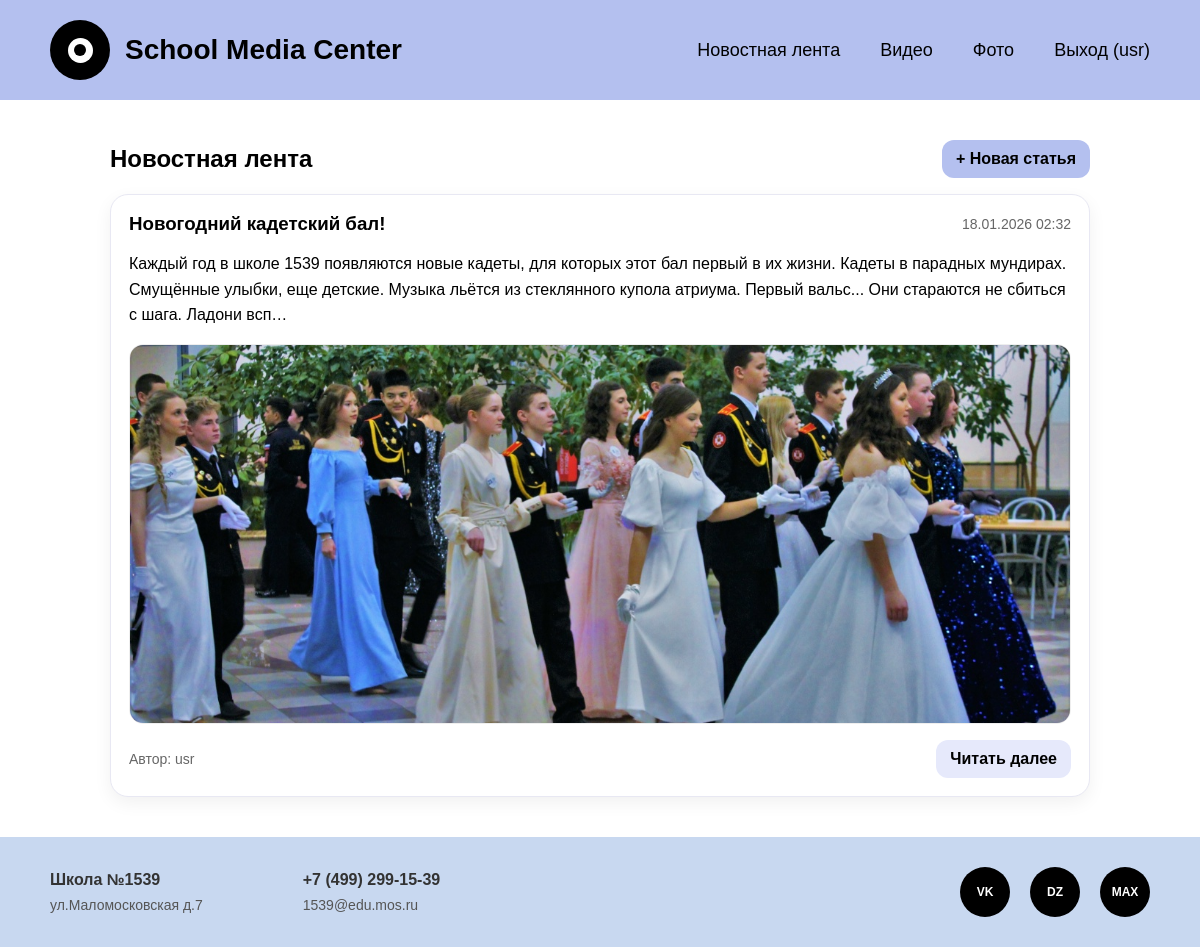
Screenshot of /posts/ (signed in) with the database file from the repository.
### media_center/models.py (models this page shows, shortened)
class Post(models.Model):
    author = models.ForeignKey(User, on_delete=models.CASCADE, related_name='posts')
    title = models.CharField(max_length=255)
    text = models.TextField()
    photo = models.ForeignKey(Photo, on_delete=models.SET_NULL, null=True, blank=True)
    updated_at = models.DateTimeField(auto_now=True)

class Photo(models.Model):
    folder = models.ForeignKey(GalleryFolder, on_delete=models.CASCADE, related_name='photos')
    file = models.ImageField(upload_to=photo_upload_to)

### media_center/views.py (the view)
# urls.py: path('posts/', views.post_list, name='post_list'),
def post_list(request):
    posts = Post.objects.select_related('author', 'photo').order_by('-updated_at')
    return render(request, 'media_center/post_list.html', {'posts': posts})

### media_center/context_processors.py (called while the page is built)
def site_info(request):
    return {
        'school_name': 'Школа №1539',
        'address': 'ул.Маломосковская д.7',
        'phone': '+7 (499) 299-15-39',
        'email': '1539@edu.mos.ru',
    }

### media_center/templates/media_center/post_list.html
{% extends "media_center/base.html" %}
{% block content %}
<div class="page">
  <div class="stack">
    <div class="row" style="justify-content: space-between;">
      <h2>Новостная лента</h2>
      {% if user.is_authenticated %}
        <a class="btn" href="{% url 'media_center:post_create' %}">+ Новая статья</a>
      {% endif %}
    </div>
    {% for post in posts %}
      <div class="card stack">
        <div class="row" style="justify-content: space-between;">
          <h3>{{ post.title }}</h3>
          <span class="muted">{{ post.updated_at|date:"d.m.Y H:i" }}</span>
        </div>
	        <p style="line-height: 1.6;">
	          {{ post.text|truncatechars:260 }}
	        </p>
        {% if post.photo %}
          <img class="thumb" src="{{ post.photo.file.url }}" alt="" style="height:auto; max-height:380px;" />
        {% endif %}
	        <div class="row" style="justify-content: space-between;">
	          <span class="muted">Автор: {{ post.author.username }}</span>
	          <a class="btn secondary" href="{% url 'media_center:post_detail' post.id %}">Читать далее</a>
	        </div>
      </div>
    {% empty %}
      <div class="card center">Пока нет статей.</div>
    {% endfor %}
  </div>
</div>
{% endblock %}

### media_center/templates/media_center/base.html (shortened to what this page needs)
<!DOCTYPE html>
<html lang="ru">
<head>
</head>
<body>
    <header class="header">
        <div class="logo-container">
            <div class="logo"></div>
            <a href="{% url 'media_center:index' %}" class="logo-text">School Media Center</a>
        </div>
        <nav class="nav">
            <a href="{% url 'media_center:post_list' %}">Новостная лента</a>
            <a href="{% url 'media_center:video_levels' %}">Видео</a>
            <a href="{% url 'media_center:gallery_folders' %}">Фото</a>
            {% if user.is_authenticated %}
                <a href="{% url 'media_center:logout' %}">Выход ({{ user.username }})</a>
            {% else %}
                <a href="{% url 'media_center:login' %}">Вход</a>
            {% endif %}
        </nav>
    </header>
    <main class="main-content">
        {% block content %}{% endblock %}
    </main>
    <footer class="footer">
        <div class="footer-info">
            <div class="footer-block">
                <h3>{{ school_name }}</h3>
                <p>{{ address }}</p>
            </div>
            <div class="footer-block">
                <h3>{{ phone }}</h3>
                <p>{{ email }}</p>
            </div>
        </div>
        <div class="social-icons">
            <a href="#" class="social-icon" title="VK">VK</a>
            <a href="#" class="social-icon" title="Dzen">DZ</a>
            <a href="#" class="social-icon" title="Max">MAX</a>
        </div>
    </footer>
</body>
</html>

### media_center/templates/media_center/base.html (style rules this page uses)
* { margin: 0; padding: 0; box-sizing: border-box; }
body { font-family: Arial, sans-serif; background-color: #ffffff; min-height: 100vh; display: flex; flex-direction: column; }
.header { background: #B4C0EF; padding: 20px 50px; display: flex; justify-content: space-between; align-items: center; }
.logo-container { display: flex; align-items: center; gap: 15px; }
.logo { width: 60px; height: 60px; background-color: #000; border-radius: 50%; display: flex; align-items: center; justify-content: center; position: relative; }
.logo::before { content: ''; width: 25px; height: 25px; background-color: #fff; border-radius: 50%; position: absolute; }
.logo::after { content: ''; width: 12px; height: 12px; background-color: #000; border-radius: 50%; position: absolute; }
.logo-text { font-size: 28px; font-weight: bold; color: #000; text-decoration: none; }
.nav { display: flex; gap: 40px; }
.nav a { color: #000; text-decoration: none; font-size: 18px; font-weight: 500; transition: opacity 0.3s; }
.main-content { flex: 1; display: flex; flex-direction: column; justify-content: center; align-items: center; padding: 40px 20px; background-color: #FFFFFF; text-align: center; }
.footer { background: #c8d8f0; padding: 30px 50px; display: flex; justify-content: space-between; align-items: center; }
.footer-info { display: flex; gap: 100px; }
.footer-block h3 { font-size: 16px; font-weight: bold; margin-bottom: 8px; color: #333; }
.footer-block p { font-size: 14px; color: #555; }
.social-icons { display: flex; gap: 20px; }
.social-icon { width: 50px; height: 50px; background-color: #000; border-radius: 50%; display: flex; align-items: center; justify-content: center; color: #fff; font-weight: bold; text-decoration: none; transition: transform 0.3s; font-size: 12px; }
.page { width: min(980px, 100%); }
.stack { display: flex; flex-direction: column; gap: 16px; }
.row { display: flex; gap: 12px; align-items: center; flex-wrap: wrap; }
.card { background: #fff; border: 1px solid #e8e8f3; border-radius: 18px; padding: 18px; box-shadow: 0 6px 18px rgba(0,0,0,0.06); text-align: left; }
.btn { display: inline-block; padding: 10px 14px; background: #B4C0EF; color: #000; border-radius: 12px; text-decoration: none; border: none; cursor: pointer; font-weight: 600; }
.btn.secondary { background: #e6e9fb; }
.muted { color: #666; font-size: 14px; }
.thumb { width: 100%; height: 160px; object-fit: cover; border-radius: 14px; border: 1px solid #eee; }

### rows the page displays
Post: title "Новогодний кадетский бал!", updated_at "18.01.2026 02:32", text "Каждый год в школе 1539 появляются новые кадеты, для которых этот бал первый в их жизни. Кадеты в парадных мундирах. Смущённые улыбки, еще детские. Музыка льётся из стеклянного купола атриума. Первый вальс... Они стараются не сбиться с шага. Ладони всп…", photo.file (picture), author.username "usr"

### other values shown
{{ user.username }} "usr"
{{ school_name }} "Школа №1539"
{{ address }} "ул.Маломосковская д.7"
{{ phone }} "+7 (499) 299-15-39"
{{ email }} "1539@edu.mos.ru"
